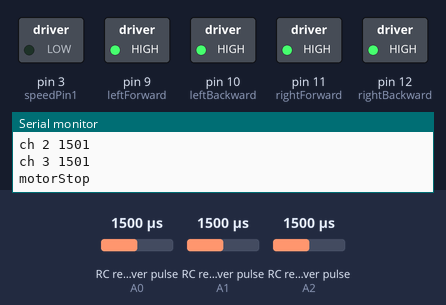
Bench run of a sketch on a simulated Arduino Uno, built with avr-gcc and run on an emulated ATmega328P. Parts: switched loads named in the sketch (green lamp = pin HIGH), the last lines printed to the serial monitor. Wiring (inferred from the names in the program): 3 × RC receiver channel: data A0 / data A1 / data A2. Inputs (shaded band) come from the test bench; at power-on: RC receiver pulse (sensors on A0, A1, A2) 1500 µs.

Above: at 1.2 s.
1.3 s: RC receiver pulse (sensor on A0) set to 1312 µs
2.8 s: RC receiver pulse (sensor on A0) set to 1285 µs
At 3.9 s:
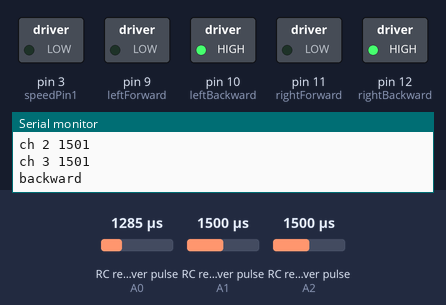
4.3 s: RC receiver pulse (sensor on A1) set to 1311 µs
5.8 s: RC receiver pulse (sensor on A1) set to 1288 µs
At 6.2 s:
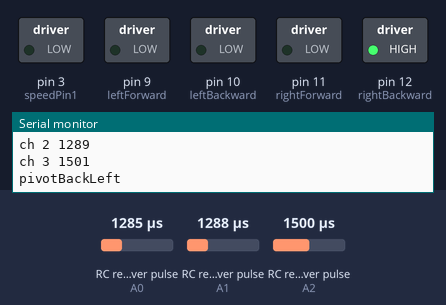
7.3 s: RC receiver pulse (sensor on A2) set to 1587 µs
8.8 s: RC receiver pulse (sensor on A2) set to 1608 µs
At 9.7 s:
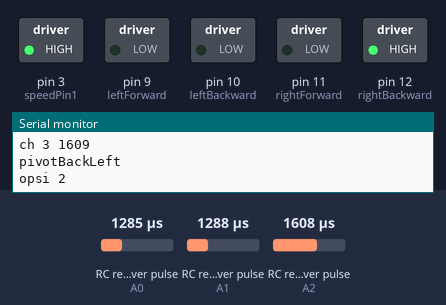
Timing chart, 0 to 11.3 s (numbered marks = the images above; inputs shaded):
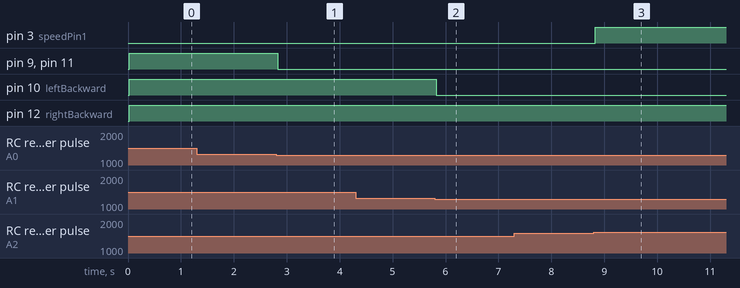

Measured:
- the behaviour switches between 1299 and 1298 µs on RC receiver pulse (sensor on A0) (found by bisection; images 0 and 1)
- the behaviour switches between 1299 and 1298 µs on RC receiver pulse (sensor on A1) (found by bisection; images 1 and 2)
- the behaviour switches between 1599 and 1600 µs on RC receiver pulse (sensor on A2) (found by bisection; images 2 and 3)
- after the input at 2.8 s, pin 9 (leftForward), pin 11 (rightForward): HIGH → LOW at once
- after the input at 5.8 s, pin 10 (leftBackward): HIGH → LOW at once
- after the input at 8.8 s, pin 3 (speedPin1): LOW → HIGH at once

The sketch:

sumov4.ino
```cpp
#define CH1_PIN A0
#define CH2_PIN A1
#define CH3_PIN A2

const int leftForward = 9;
const int leftBackward = 10;
const int rightForward = 11;
const int rightBackward = 12;

int treshold;
//9101112

const int speedPin1 = 3;
// const int speedPin2 = 13;


unsigned int ch1, ch2, ch3;

void direction(uint8_t lfd, uint8_t lbd, uint8_t rfd, uint8_t rbd) {
  digitalWrite(leftForward, lfd);
  digitalWrite(leftBackward, lbd);
  digitalWrite(rightForward, rfd);
  digitalWrite(rightBackward, rbd);
}

void motorStop() {
  Serial.println("motorStop");
  direction(HIGH, HIGH, HIGH, HIGH);
}
void forward() {
  Serial.println("forward");
  direction(HIGH, LOW, HIGH, LOW);
}

void backward() {
  Serial.println("backward");
  direction(LOW, HIGH, LOW, HIGH);
}

void pivotBackLeft(){
  Serial.println("pivotBackLeft");
  direction(LOW, LOW, LOW, HIGH);
}

void pivotBackRight(){
  Serial.println("pivotBackRight");
  direction(LOW, HIGH, LOW, LOW);
}

void turnForLeft() {
  Serial.println("turnForLeft");
  direction(LOW, HIGH, HIGH, LOW);
}

void turnForRight() {
  Serial.println("turnForRight");
  direction(HIGH, LOW, LOW, HIGH);
}

void setup() {
  Serial.begin(115200);

  pinMode(CH1_PIN, INPUT_PULLUP);
  pinMode(CH2_PIN, INPUT_PULLUP);
  pinMode(CH3_PIN, INPUT_PULLUP);

  pinMode(leftForward, OUTPUT);
  pinMode(leftBackward, OUTPUT);
  pinMode(rightForward, OUTPUT);
  pinMode(rightBackward, OUTPUT);

  pinMode(speedPin1, OUTPUT);

  treshold = 200;
}

void loop() {

  ch1 = pulseIn(CH1_PIN, HIGH);
  ch2 = pulseIn(CH2_PIN, HIGH);
  ch3 = pulseIn(CH3_PIN, HIGH);

  Serial.print("ch 1 ");
  Serial.println(ch1);
  Serial.print("ch 2 ");
  Serial.println(ch2);
  Serial.print("ch 3 ");
  Serial.println(ch3);

  //ch1 for forward n backward
  //ch2 for right n left
  digitalWrite(4, HIGH);

  if (ch1 > 1500+treshold) {
    forward();
  } else if (ch1 < 1500-treshold) {
    if (ch2 > 1500+treshold) {
      pivotBackRight();
    } else if (ch2 < 1500-treshold) {
      pivotBackLeft();
    } else {
    backward();
    }
  } else {
    if (ch2 > 1500+treshold) {
      turnForRight();
    } else if (ch2 < 1500-treshold) {
      turnForLeft();
    } else {
      motorStop();
    }
  }

  //ch3 for speed

  if (ch3 < 1200) {
    Serial.println("opsi 1");
    digitalWrite(speedPin1, LOW);
    // digitalWrite(speedPin2, LOW);
  } else if (ch3 > 1600) {
    Serial.println("opsi 2");
    digitalWrite(speedPin1, HIGH);
    // digitalWrite(speedPin2, LOW);
  }
}
```
